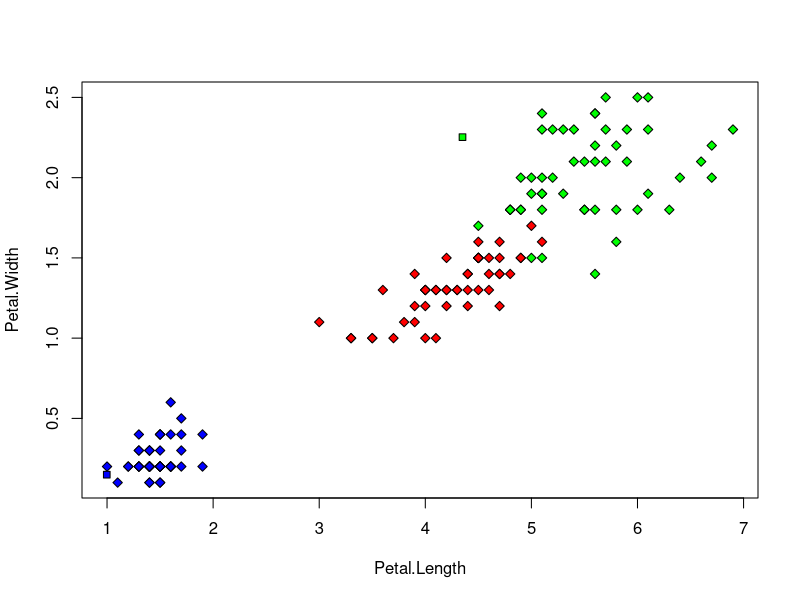

Here is the R script that generated this plot:
euclidean <- function(a, b) {
  return (sqrt(sum((a - b) ^ 2)))
}

# The oneNN function categorizes points based on the 1 nearest neighbour method.
# Returns: a vector of class names for corresponding points.
# Params:
#   dataset -- a data frame, must have exactly 2 columns.
#   points -- a list of points to categorize. Each point is a vector of length 2.
#   dist -- optional. A metric function to use in the 1-NN method. Defaults to the Euclidean distance.
oneNN <- function(dataset, points, dist = euclidean) {
  answer <- data.frame()
  
  for (i in 1:length(points[1,])) {
    currAns <- dataset[1,]
    
    
    for (j in 1:dim(dataset)[1]) {
      if (dist(currAns[3:4], points[,i]) > dist(dataset[j, 3:4], points[,i])) {
        currAns <- dataset[j,]
      }
    }
    answer <- rbind(answer, data.frame(currAns))
  }
  
  return (answer)
}

colors <- c("setosa" = "blue", "virginica" = "red", "versicolor" = "green")
plot(iris[, 3:4], bg = colors[iris$Species], pch=23)

z <- array(c(runif(5, 1, 7), runif(5, 0, 2.5)), dim = c(2, 5))

print(z[1,])
print(z[2,])

result <- oneNN(iris, z)
points(z[1,], z[2,], bg = colors[result$Species], pch = 22)